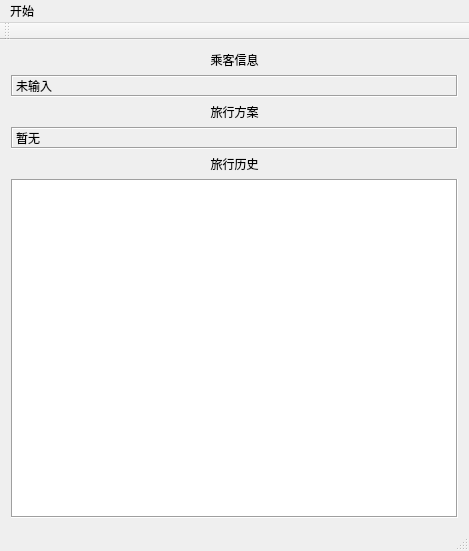
<?xml version="1.0" encoding="UTF-8"?>
<ui version="4.0">
 <class>Journey_ClientClass</class>
 <widget class="QMainWindow" name="Journey_ClientClass">
  <property name="geometry">
   <rect>
    <x>0</x>
    <y>0</y>
    <width>469</width>
    <height>551</height>
   </rect>
  </property>
  <property name="minimumSize">
   <size>
    <width>469</width>
    <height>551</height>
   </size>
  </property>
  <property name="maximumSize">
   <size>
    <width>469</width>
    <height>551</height>
   </size>
  </property>
  <property name="windowTitle">
   <string>Journey_Client</string>
  </property>
  <property name="windowIcon">
   <iconset resource="Journey_Client.qrc">
    <normaloff>:/Image/windowicon.png</normaloff>:/Image/windowicon.png</iconset>
  </property>
  <widget class="QWidget" name="centralWidget">
   <layout class="QVBoxLayout" name="verticalLayout">
    <item>
     <widget class="QLabel" name="label_3">
      <property name="sizePolicy">
       <sizepolicy hsizetype="Preferred" vsizetype="Minimum">
        <horstretch>0</horstretch>
        <verstretch>0</verstretch>
       </sizepolicy>
      </property>
      <property name="text">
       <string>乘客信息</string>
      </property>
      <property name="alignment">
       <set>Qt::AlignCenter</set>
      </property>
     </widget>
    </item>
    <item>
     <widget class="QLabel" name="labelinfo">
      <property name="sizePolicy">
       <sizepolicy hsizetype="Preferred" vsizetype="Fixed">
        <horstretch>0</horstretch>
        <verstretch>0</verstretch>
       </sizepolicy>
      </property>
      <property name="frameShape">
       <enum>QFrame::Box</enum>
      </property>
      <property name="frameShadow">
       <enum>QFrame::Sunken</enum>
      </property>
      <property name="text">
       <string>未输入</string>
      </property>
      <property name="textFormat">
       <enum>Qt::AutoText</enum>
      </property>
      <property name="wordWrap">
       <bool>false</bool>
      </property>
     </widget>
    </item>
    <item>
     <widget class="QLabel" name="label_4">
      <property name="sizePolicy">
       <sizepolicy hsizetype="Preferred" vsizetype="Minimum">
        <horstretch>0</horstretch>
        <verstretch>0</verstretch>
       </sizepolicy>
      </property>
      <property name="text">
       <string>旅行方案</string>
      </property>
      <property name="alignment">
       <set>Qt::AlignCenter</set>
      </property>
     </widget>
    </item>
    <item>
     <widget class="QLabel" name="labelplan">
      <property name="sizePolicy">
       <sizepolicy hsizetype="Preferred" vsizetype="Minimum">
        <horstretch>0</horstretch>
        <verstretch>0</verstretch>
       </sizepolicy>
      </property>
      <property name="frameShape">
       <enum>QFrame::Box</enum>
      </property>
      <property name="frameShadow">
       <enum>QFrame::Sunken</enum>
      </property>
      <property name="text">
       <string>暂无</string>
      </property>
      <property name="wordWrap">
       <bool>true</bool>
      </property>
     </widget>
    </item>
    <item>
     <widget class="QLabel" name="label_6">
      <property name="text">
       <string>旅行历史</string>
      </property>
      <property name="alignment">
       <set>Qt::AlignCenter</set>
      </property>
     </widget>
    </item>
    <item>
     <widget class="QListWidget" name="liststatus">
      <property name="frameShape">
       <enum>QFrame::Box</enum>
      </property>
      <property name="editTriggers">
       <set>QAbstractItemView::NoEditTriggers</set>
      </property>
      <property name="movement">
       <enum>QListView::Static</enum>
      </property>
     </widget>
    </item>
   </layout>
  </widget>
  <widget class="QMenuBar" name="menuBar">
   <property name="geometry">
    <rect>
     <x>0</x>
     <y>0</y>
     <width>469</width>
     <height>26</height>
    </rect>
   </property>
   <widget class="QMenu" name="menu">
    <property name="title">
     <string>开始</string>
    </property>
    <addaction name="actionaddpassenger"/>
    <addaction name="separator"/>
    <addaction name="actionchoose"/>
   </widget>
   <addaction name="menu"/>
  </widget>
  <widget class="QToolBar" name="mainToolBar">
   <attribute name="toolBarArea">
    <enum>TopToolBarArea</enum>
   </attribute>
   <attribute name="toolBarBreak">
    <bool>false</bool>
   </attribute>
  </widget>
  <widget class="QStatusBar" name="statusBar"/>
  <action name="actionaddpassenger">
   <property name="text">
    <string>添加乘客</string>
   </property>
  </action>
  <action name="actionchoose">
   <property name="text">
    <string>选择方案</string>
   </property>
  </action>
 </widget>
 <layoutdefault spacing="6" margin="11"/>
 <resources>
  <include location="Journey_Client.qrc"/>
 </resources>
 <connections/>
</ui>
